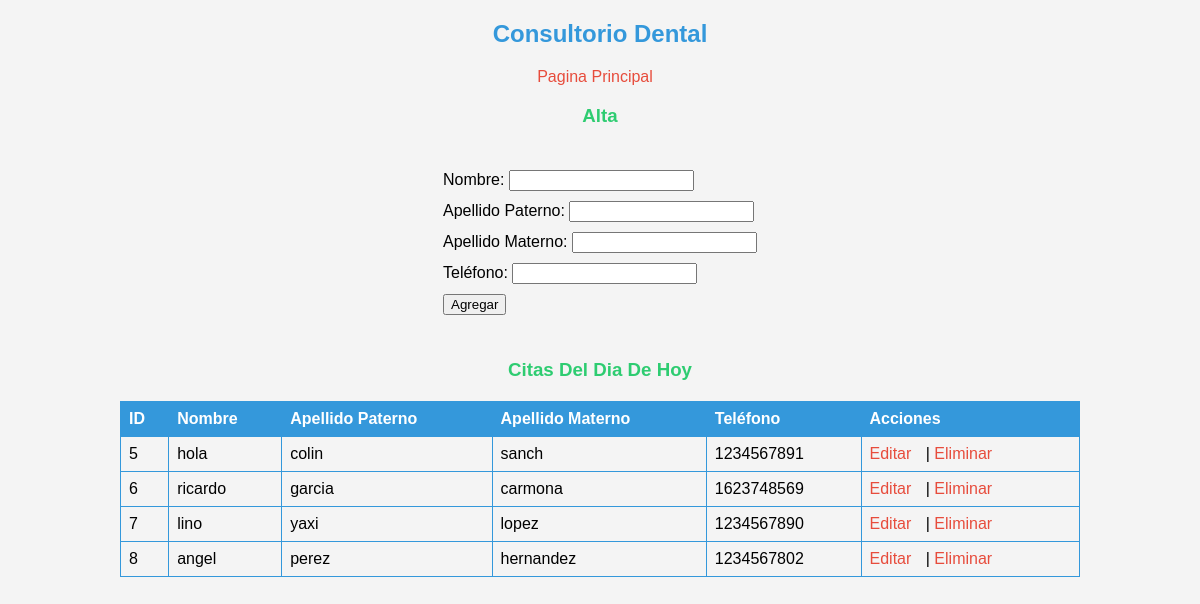
The page / on the database its author committed.
### tables this page shows
CREATE TABLE `persona` (
  `id` int(11) NOT NULL,
  `nombre` varchar(255) NOT NULL,
  `apellidop` varchar(255) NOT NULL,
  `apellidom` varchar(255) NOT NULL,
  `telefono` varchar(20) NOT NULL
);

### index.php (the view, shortened to what this page needs)
<!DOCTYPE html>
<html lang="es">
<head>
</head>
<body>
    <h2>Consultorio Dental</h2>
        <a href="dentista.php">Pagina Principal</a>
    <h3>Alta</h3>
    <form method="post" action="index.php">
        Nombre: <input type="text" name="nombre" required><br>
        Apellido Paterno: <input type="text" name="apellidop" required><br>
        Apellido Materno: <input type="text" name="apellidom" required><br>
        Teléfono: <input type="text" name="telefono" required><br>
        <input type="submit" name="alta" value="Agregar">
    </form>
    <?php
    include 'conexion.php';
    $result = $conn->query("SELECT * FROM persona");
    if ($result->num_rows > 0) {
        echo "<h3>Citas Del Dia De Hoy</h3>";
        echo "<table border='1'><tr><th>ID</th><th>Nombre</th><th>Apellido Paterno</th><th>Apellido Materno</th><th>Teléfono</th><th>Acciones</th></tr>";
        while ($row = $result->fetch_assoc()) {
            echo "<tr>";
            echo "<td>{$row['id']}</td>";
            echo "<td>{$row['nombre']}</td>";
            echo "<td>{$row['apellidop']}</td>";
            echo "<td>{$row['apellidom']}</td>";
            echo "<td>{$row['telefono']}</td>";
            echo "<td><a href='index.php?editar={$row['id']}'>Editar</a> | <a href='index.php?eliminar={$row['id']}'>Eliminar</a></td>";
            echo "</tr>";
        }
        echo "</table>";
    } else {
        echo "<p>No hay registros.</p>";
    }
    ?>
</body>
</html>

### index.php (style rules this page uses)
body { font-family: 'Arial', sans-serif; background-color: #f4f4f4; margin: 0; padding: 0; text-align: center; }
h2 { color: #3498db; }
h3 { color: #2ecc71; }
form { display: inline-block; text-align: left; margin: 20px; }
input { margin: 5px 0; }
table { border-collapse: collapse; width: 80%; margin: 20px auto; }
th, td { border: 1px solid #3498db; padding: 8px; text-align: left; }
th { background-color: #3498db; color: #fff; }
a { color: #e74c3c; text-decoration: none; margin-right: 10px; }

### rows shown on the page
persona: id "5", nombre "hola", apellidop "colin", apellidom "sanch", telefono "1234567891"
persona: id "6", nombre "ricardo", apellidop "garcia", apellidom "carmona", telefono "1623748569"
persona: id "7", nombre "lino", apellidop "yaxi", apellidom "lopez", telefono "1234567890"
persona: id "8", nombre "angel", apellidop "perez", apellidom "hernandez", telefono "1234567802"
